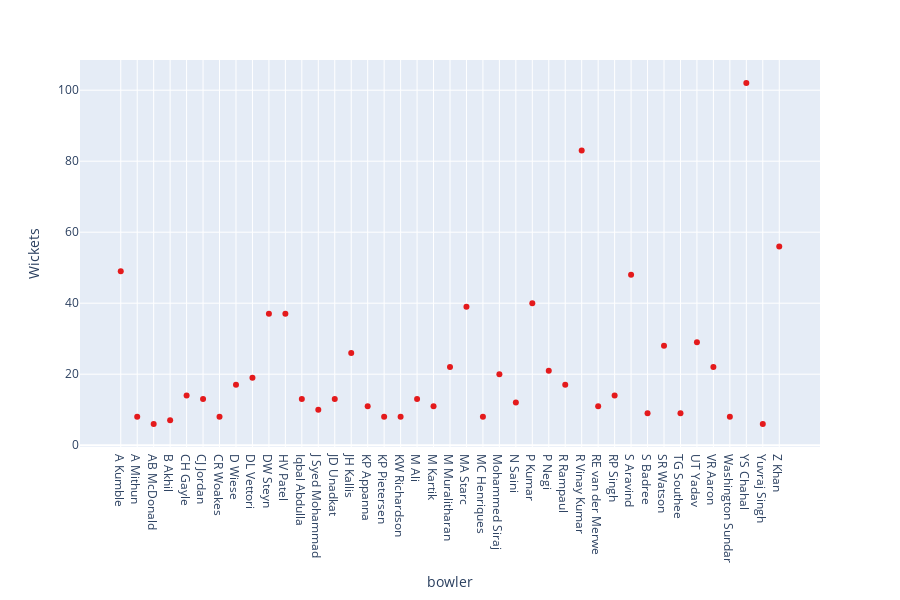

The code cell stored with this chart in its notebook:
### Code cell
# df_bowl[df_bowl['Wickets']>5].iplot(x='bowler',y='Wickets',kind='bar')
# sns.scatterplot(x='bowler',y='Wickets',data=df_bowl[df_bowl['Wickets']>5])
ps.scatter(data_frame=df_bowl[df_bowl['Wickets']>5],x='bowler',y='Wickets',height=600,color_discrete_sequence=ps.colors.qualitative.Set1)

### Figure 1 — Plotly figure (JSON) as saved in the notebook; plotly's stock layout.template omitted (floating-point values rounded to 4 significant figures)
{"data": [{"hovertemplate": "bowler=%{x}<br>Wickets=%{y}<extra></extra>", "legendgroup": "", "marker": {"color": "rgb(228,26,28)", "symbol": "circle"}, "mode": "markers", "name": "", "showlegend": false, "type": "scatter", "x": ["A Kumble", "A Mithun", "AB McDonald", "B Akhil", "CH Gayle", "CJ Jordan", "CR Woakes", "D Wiese", "DL Vettori", "DW Steyn", "HV Patel", "Iqbal Abdulla", "J Syed Mohammad", "JD Unadkat", "JH Kallis", "KP Appanna", "KP Pietersen", "KW Richardson", "M Ali", "M Kartik", "M Muralitharan", "MA Starc", "MC Henriques", "Mohammed Siraj", "N Saini", "P Kumar", "P Negi", "R Rampaul", "R Vinay Kumar", "RE van der Merwe", "RP Singh", "S Aravind", "S Badree", "SR Watson", "TG Southee", "UT Yadav", "VR Aaron", "Washington Sundar", "YS Chahal", "Yuvraj Singh", "Z Khan"], "xaxis": "x", "y": [49, 8, 6, 7, 14, 13, 8, 17, 19, 37, 37, 13, 10, 13, 26, 11, 8, 8, 13, 11, 22, 39, 8, 20, 12, 40, 21, 17, 83, 11, 14, 48, 9, 28, 9, 29, 22, 8, 102, 6, 56], "yaxis": "y"}], "layout": {"height": 600, "legend": {"tracegroupgap": 0}, "margin": {"t": 60}, "xaxis": {"anchor": "y", "domain": [0, 1], "title": {"text": "bowler"}}, "yaxis": {"anchor": "x", "domain": [0, 1], "title": {"text": "Wickets"}}}}
